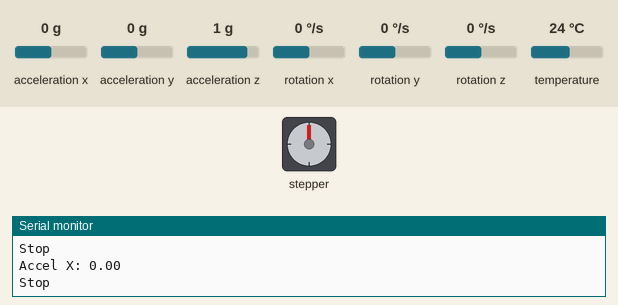
Recording of a sketch running on a simulated ESP8266 (NodeMCU). Shown: stepper motor, the last lines printed to the serial monitor. The test bench sets the inputs (shaded band); at power-on: acceleration x 0 g, acceleration y 0 g, acceleration z 1 g, rotation x 0 °/s, rotation y 0 °/s, rotation z 0 °/s, temperature 24 °C. Stepper angles assume 2048 steps per turn.

Above: at 1.2 s.
1.3 s: acceleration x set to -0.2 g
2.8 s: acceleration x set to -0.5 g
At 3.03 s:
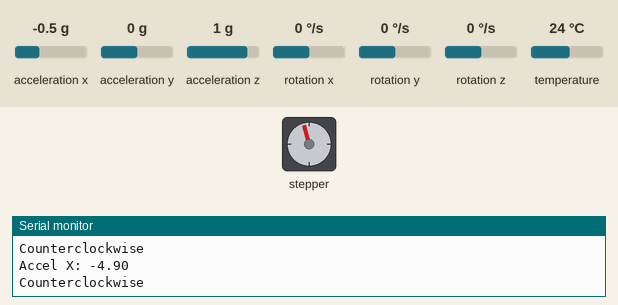
At 3.4 s:
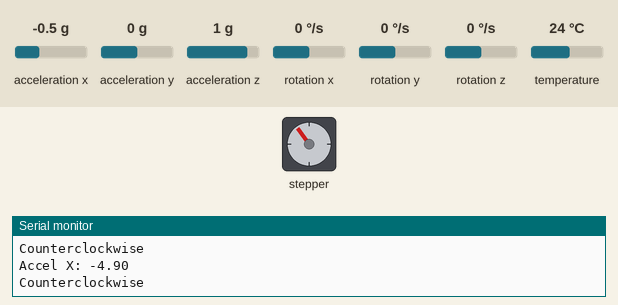
5.8 s: acceleration x set to 0.8 g
8.8 s: acceleration x set to 0.5 g
11.8 s: acceleration x set to 0.2 g
At 12.8 s:
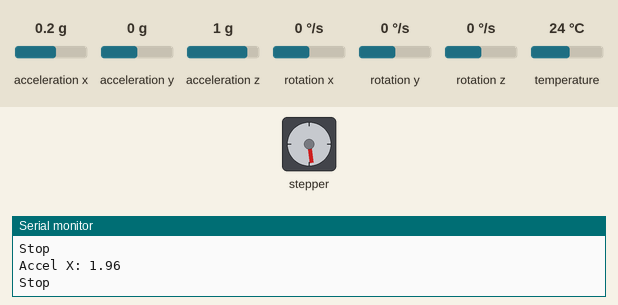
Timing chart, 0 to 14.3 s (numbered marks = the images above; inputs shaded):
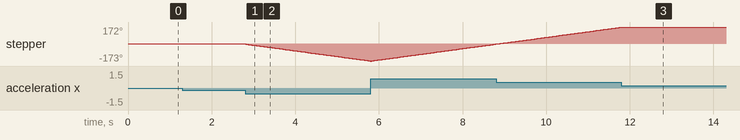

The sketch:

motor-mpu6050.ino
```cpp
#include <Stepper.h>
#include <Adafruit_MPU6050.h>
#include <Adafruit_Sensor.h>
#include <Wire.h>

Adafruit_MPU6050 mpu;

const int stepsPerRevolution = 2048;

#define IN1 D0
#define IN2 D1
#define IN3 D2
#define IN4 D3

Stepper myStepper(stepsPerRevolution, IN1, IN3, IN2, IN4);

void setup() {
  Serial.begin(115200);
  Wire.begin();
  if (!mpu.begin()) {
    Serial.println("MPU6050 not found!");
    while (1) {
      delay(10);
    }
  }

  Serial.println("MPU6050 connected!");

  // Stepper speed
  myStepper.setSpeed(15);
}

void loop() {
  sensors_event_t accel;
  sensors_event_t gyro;
  sensors_event_t temp;

  mpu.getEvent(&accel, &gyro, &temp);

  float x = accel.acceleration.x;

  Serial.print("Accel X: ");
  Serial.println(x);

  if (x > 3.0) {
    Serial.println("Clockwise");
    myStepper.step(20);
  }
  else if (x < -3.0) {
    Serial.println("Counterclockwise");
    myStepper.step(-20);
  }
  else {
    Serial.println("Stop");
  }
  delay(20);
}
```

Measured:
- the behaviour switches between -0.3 and -0.4 g on acceleration x (found by bisection; images 0 and 1)
- after the input at 2.8 s, stepper: keeps turning counter-clockwise at about 58°/s, starting at once
- after the input at 11.8 s, stepper: goes on until 11.8 s, then stays 172°
